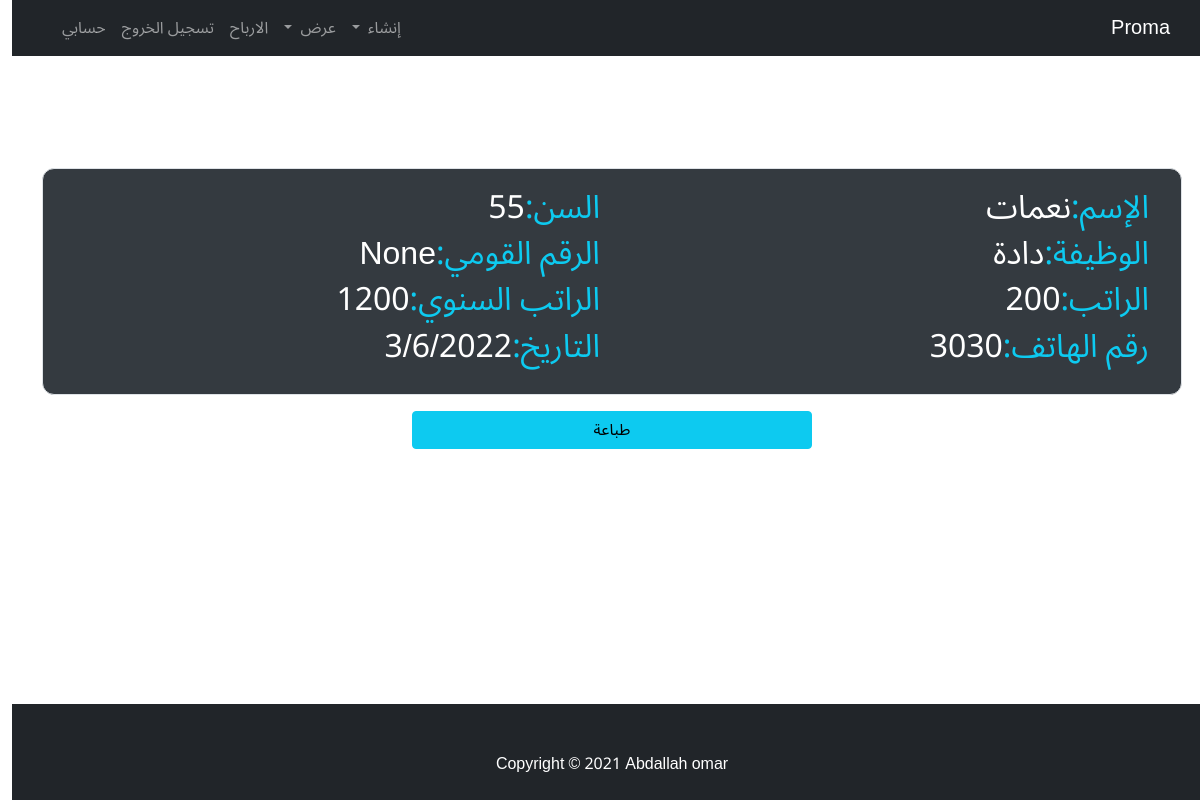
The app's page /staff_details/1/ (signed in) with its own data.
### home_app/models.py (models this page shows, shortened)
class Staff(models.Model):
    user = models.ForeignKey(User, verbose_name=("المستخدم"), on_delete=models.CASCADE)
    profile = models.ForeignKey(Profile, verbose_name=("المستخدم"), on_delete=models.CASCADE)
    name = models.CharField(max_length=50, verbose_name=("اسم الموظف"),blank=True, null=True)
    age = models.IntegerField(verbose_name="السن",null=True,blank=True, default=0)
    number_kawme = models.IntegerField(verbose_name="الرقم القومي", blank=True, null=True)
    number_phone = models.IntegerField(verbose_name="رقم الهاتف", blank=True, null=True)
    the_jop = models.CharField(max_length=50,verbose_name='الوظيفة')
    Monthly_Salary = models.IntegerField(verbose_name='المرتب الشهري',)
    annual_salary = models.IntegerField(verbose_name='المرتب السنوي',blank=True,null=True)
    add_date = models.DateField(auto_now=False, auto_now_add=False, verbose_name="التاريخ",null=True,blank=True)
    def __str__(self):
        return str(self.name)

### home_app/views.py (the view)
# urls.py: path('staff_details/<int:id>/', staff_detail,name='staff_detail'),
@login_required
def staff_detail(request, id):
    staff_detail = Staff.objects.filter(id=id, user=request.user)
    return render(request, 'project/staff_detail.html', context={'staff':staff_detail})

### home_app/templates/project/staff_detail.html (shortened to what this page needs)
{% extends 'short_base.html' %}
{% block body %}
<div class="container mt-4">
    {% for staff in staff %}
    <div class="row border">
        <h2 class="col-sm-12 col-xs-12 col-md-6 col-lg-6 col-xl-6"><span class="text-info">الإسم:</span>{{staff}}</h2>
        <h2 class="col-sm-12 col-xs-12 col-md-6 col-lg-6 col-xl-6"><span class="text-info">السن:</span>{{staff.age}}</h2>
        <h2 class="col-sm-12 col-xs-12 col-md-6 col-lg-6 col-xl-6"><span class="text-info">الوظيفة:</span>{{staff.the_jop}}</h2>
        <h2 class="col-sm-12 col-xs-12 col-md-6 col-lg-6 col-xl-6"><span class="text-info">الرقم القومي:</span>{{staff.number_kawme}}</h2>
        <h2 class="col-sm-12 col-xs-12 col-md-6 col-lg-6 col-xl-6"><span class="text-info">الراتب:</span>{{staff.Monthly_Salary}}</h2>
        <h2 class="col-sm-12 col-xs-12 col-md-6 col-lg-6 col-xl-6"><span class="text-info">الراتب السنوي:</span>{{staff.annual_salary}}</h2>
        <h2 class="col-sm-12 col-xs-12 col-md-6 col-lg-6 col-xl-6"><span class="text-info">رقم الهاتف:</span>{{staff.number_phone}}</h2>
        <h2 class="col-sm-12 col-xs-12 col-md-6 col-lg-6 col-xl-6"><span class="text-info">التاريخ:</span>{{staff.add_date|date:"j/n/Y"}}</h2>
    </div>
</div>
<div class="row">
    <div class="col text-center">
      <button onclick="window.print();" class="btn btn-info col-4">طباعة</button>
    </div>
</div>
{% endfor %}
{% endblock %}

### home_app/templates/short_base.html (style rules this page uses)
* { font-family: 'Noto Sans Arabic', sans-serif; }

### home_app/templates/project/staff_detail.html (style rules this page uses)
.border { border: 2px solid #000; border-radius: 12px; padding: 20px; margin-top: 10%; background-color: #343a40; color: #fff; }

### records on screen
Staff: name "نعمات", age "55", the_jop "دادة", number_kawme "None", Monthly_Salary "200", annual_salary "1200", number_phone "3030", add_date "3/6/2022"
